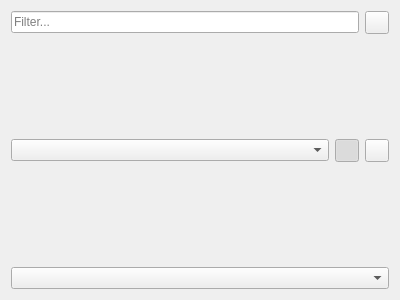
<?xml version="1.0" encoding="UTF-8"?>
<ui version="4.0">
 <class>FilterWidget</class>
 <widget class="QWidget" name="FilterWidget">
  <property name="geometry">
   <rect>
    <x>0</x>
    <y>0</y>
    <width>400</width>
    <height>300</height>
   </rect>
  </property>
  <property name="windowTitle">
   <string>Form</string>
  </property>
  <layout class="QVBoxLayout" name="verticalLayout">
   <item>
    <layout class="QHBoxLayout" name="horizontalLayout">
     <item>
      <widget class="QLineEdit" name="filterEdit">
       <property name="placeholderText">
        <string>Filter...</string>
       </property>
      </widget>
     </item>
     <item>
      <widget class="QToolButton" name="extensionButton">
       <property name="text">
        <string/>
       </property>
       <property name="icon">
        <iconset theme="arrow-down-double"/>
       </property>
       <property name="checkable">
        <bool>true</bool>
       </property>
      </widget>
     </item>
    </layout>
   </item>
   <item>
    <widget class="QWidget" name="extension" native="true">
     <layout class="QHBoxLayout" name="horizontalLayout_2">
      <property name="leftMargin">
       <number>0</number>
      </property>
      <property name="topMargin">
       <number>0</number>
      </property>
      <property name="rightMargin">
       <number>0</number>
      </property>
      <property name="bottomMargin">
       <number>0</number>
      </property>
      <item>
       <widget class="QComboBox" name="sortTypeCombo"/>
      </item>
      <item>
       <widget class="QToolButton" name="ascendingButton">
        <property name="text">
         <string/>
        </property>
        <property name="icon">
         <iconset theme="arrow-up"/>
        </property>
        <property name="checkable">
         <bool>true</bool>
        </property>
        <property name="checked">
         <bool>true</bool>
        </property>
        <attribute name="buttonGroup">
         <string notr="true">sortOrderGroup</string>
        </attribute>
       </widget>
      </item>
      <item>
       <widget class="QToolButton" name="descendingButton">
        <property name="text">
         <string/>
        </property>
        <property name="icon">
         <iconset theme="arrow-down"/>
        </property>
        <property name="checkable">
         <bool>true</bool>
        </property>
        <attribute name="buttonGroup">
         <string notr="true">sortOrderGroup</string>
        </attribute>
       </widget>
      </item>
     </layout>
    </widget>
   </item>
   <item>
    <widget class="QComboBox" name="filterCombo"/>
   </item>
  </layout>
 </widget>
 <resources/>
 <connections>
  <connection>
   <sender>extensionButton</sender>
   <signal>toggled(bool)</signal>
   <receiver>extension</receiver>
   <slot>setVisible(bool)</slot>
   <hints>
    <hint type="sourcelabel">
     <x>381</x>
     <y>82</y>
    </hint>
    <hint type="destinationlabel">
     <x>375</x>
     <y>165</y>
    </hint>
   </hints>
  </connection>
 </connections>
 <buttongroups>
  <buttongroup name="sortOrderGroup"/>
 </buttongroups>
</ui>
